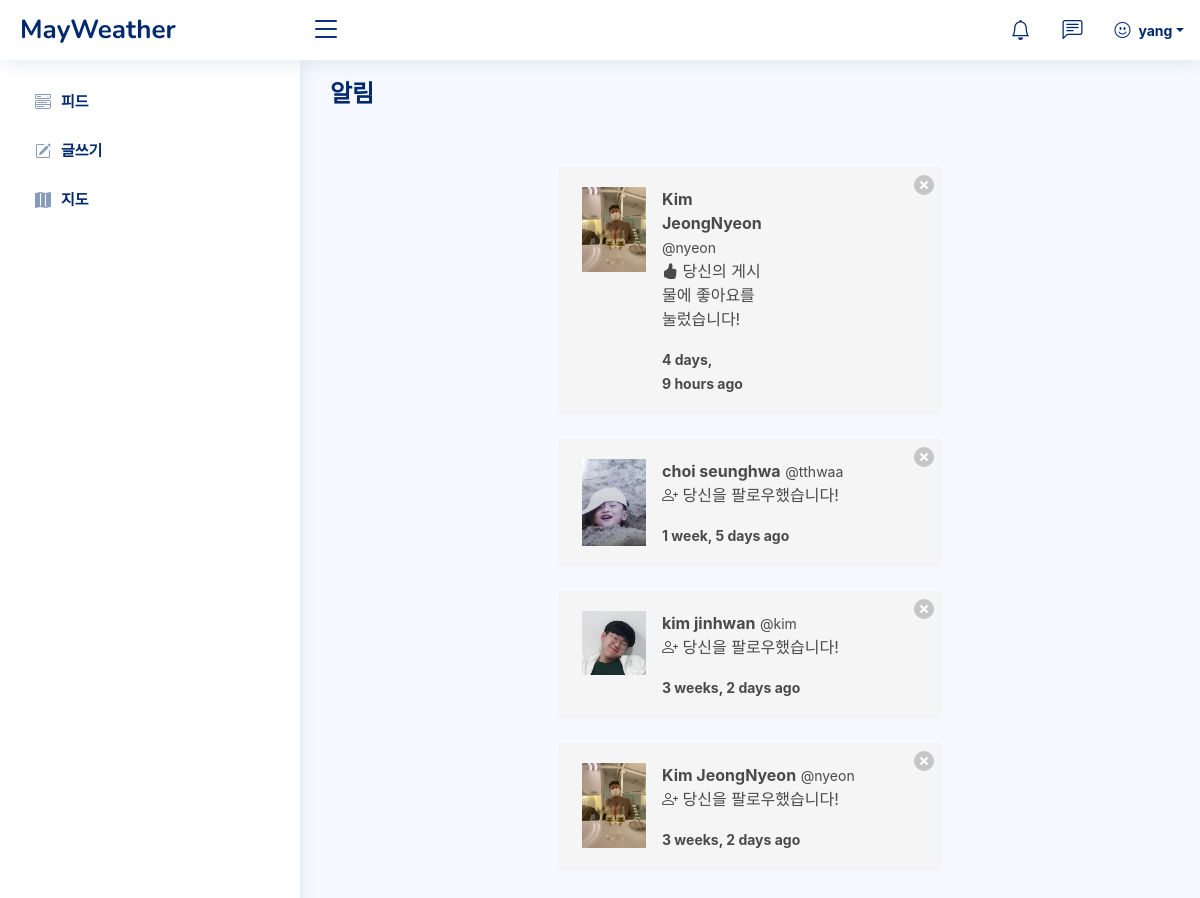
Screenshot of /notifications/ (signed in) with the database file from the repository.
### notifications/models.py (models this page shows)
class Notification(models.Model):
	NOTIFICATION_TYPES = ((1,'Like'),(2,'Comment'), (3,'Follow'))
	post = models.ForeignKey('post.Post', on_delete=models.CASCADE, related_name="noti_post", blank=True, null=True)
	sender = models.ForeignKey(User, on_delete=models.CASCADE, related_name="noti_from_user")
	user = models.ForeignKey(User, on_delete=models.CASCADE, related_name="noti_to_user")
	notification_type = models.IntegerField(choices=NOTIFICATION_TYPES)
	text_preview = models.CharField(max_length=90, blank=True)
	date = models.DateTimeField(auto_now_add=True)
	is_seen = models.BooleanField(default=False)

### authy/models.py (models this page shows, shortened)
class Profile(models.Model):
	user = models.OneToOneField(User, on_delete=models.CASCADE, related_name='profile')
	first_name = models.CharField(max_length=50, null=True, blank=True)
	last_name = models.CharField(max_length=50, null=True, blank=True)
	location = models.CharField(max_length=50, null=True, blank=True)
	url = models.CharField(max_length=80, null=True, blank=True)
	profile_info = models.TextField(max_length=150, null=True, blank=True)
	created = models.DateField(auto_now_add=True)
	favorites = models.ManyToManyField(Post)
	picture = models.ImageField(upload_to=user_directory_path, blank=True, null=True, verbose_name='Picture')

### notifications/views.py (the view)
# urls.py: path('', ShowNOtifications, name='show-notifications'),
def ShowNOtifications(request):
	user = request.user
	notifications = Notification.objects.filter(user=user).order_by('-date')
	Notification.objects.filter(user=user, is_seen=False).update(is_seen=True)
	template = loader.get_template('notifications.html')
	context = {
		'notifications': notifications,
	}
	return HttpResponse(template.render(context, request))

### direct/views.py (called while the page is built)
def checkDirects(request):
	directs_count = 0
	if request.user.is_authenticated:
		directs_count = Message.objects.filter(user=request.user, is_read=False).count()
	return {'directs_count':directs_count}

### notifications/views.py (called while the page is built)
def CountNotifications(request):
	count_notifications = 0
	if request.user.is_authenticated:
		count_notifications = Notification.objects.filter(user=request.user, is_seen=False).count()
	return {'count_notifications':count_notifications}

### mayweather/templates/notifications.html (shortened to what this page needs)
{% extends 'base.html' %}
{% load static %}
{% load humanize %}
{% block content %}
<main id="main" class="main">
  <div class="pagetitle">
    <h1>알림</h1>
  </div>
<section class="section dashboard">
    <div class="columns is-mobile is-centered">
    <div class="column is-half">
{% for notification in notifications %}
{% if notification.notification_type == 3 %}
      <div class="notification">
      <a href="{% url 'delete-notification' notification.id %}" class="delete"></a>
      <article class="media">
  <figure class="media-left">
    <p class="image is-64x64">
          {% if notification.sender.profile.picture %}
            <img src="{{ notification.sender.profile.picture.url }}" alt="Placeholder image">
          {% else %}
            <img src="https://bulma.io/images/placeholders/96x96.png" alt="Placeholder image">
        {% endif %}
    </p>
  </figure>
  <div class="media-content">
    <div class="content">
        <strong>{{ notification.sender.profile.first_name }} {{ notification.sender.profile.last_name }}</strong> <small>@{{ notification.sender.username }}</small>
        <br>
        <p><i class="bi bi-person-plus"></i> 당신을 팔로우했습니다!</p>
        <strong><small>{{ notification.date|naturaltime }}</small></strong>
    </div>
  </div>
</article>
      </div>
{% endif %}
{% if notification.notification_type == 1 %}
      <div class="notification">
      <a href="{% url 'delete-notification' notification.id %}" class="delete"></a>
      <article class="media">
  <figure class="media-left">
    <p class="image is-64x64">
        {% if notification.sender.profile.picture %}
            <img src="{{ notification.sender.profile.picture.url }}" alt="Placeholder image">
          {% else %}
            <img src="https://bulma.io/images/placeholders/96x96.png" alt="Placeholder image">
        {% endif %}
    </p>
  </figure>
  <div class="media-content">
    <div class="content">
        <strong>{{ notification.sender.profile.first_name }} {{ notification.sender.profile.last_name }}</strong> <small>@{{ notification.sender.username }}</small>
        <br>
        <p><i class="bi bi-hand-thumbs-up-fill"></i> 당신의 게시물에 좋아요를 눌렀습니다!</p>
        <strong><small>{{ notification.date|naturaltime }}</small></strong>
    </div>
  </div>
  <div class="media-right">
    <figure class="image is-128x128">
  </figure>
  </div>
</article>
      </div>
{% endif %}
{% endfor %}
    </div>
    </div>
  </section>
</main>
{% endblock %}

### mayweather/templates/base.html (shortened to what this page needs)
{% load static %}
<!DOCTYPE html>
<html lang="en">
<head>
  <link href="{% static 'assets/vendor/bootstrap/css/bootstrap.min.css' %}" rel="stylesheet">
  <link href="{% static 'assets/vendor/bootstrap-icons/bootstrap-icons.css' %}" rel="stylesheet">
  <link href="{% static 'assets/vendor/remixicon/remixicon.css' %}" rel="stylesheet">
  <link href="{% static 'assets/vendor/boxicons/css/boxicons.min.css' %}" rel="stylesheet">
  <link href="{% static 'assets/vendor/quill/quill.snow.css' %}" rel="stylesheet">
  <link href="{% static 'assets/vendor/quill/quill.bubble.css' %}" rel="stylesheet">
  <link href="{% static 'assets/vendor/simple-datatables/style.css' %}" rel="stylesheet">
  <link href="{% static 'assets/css/style.css' %}" rel="stylesheet">
  <link href="{% static 'css/bulma.min.css' %}" rel="stylesheet">
</head>
<body>
  <header id="header" class="header fixed-top d-flex align-items-center">
    <div class="d-flex align-items-center justify-content-between">
      <a href="{% url 'index' %}" class="logo d-flex align-items-center">
        <span class="d-none d-lg-block">MayWeather</span>
      </a>
      <i class="bi bi-list toggle-sidebar-btn"></i>
    </div>
    <nav class="header-nav ms-auto">
      <ul class="d-flex align-items-center">
        <li class="nav-item dropdown">
          <a class="nav-link nav-icon" href="{% url 'show-notifications' %}">
            <i class="bi bi-bell"></i>
          </a>
        </li>
        <li class="nav-item dropdown">
          <a class="nav-link nav-icon" href="{% url 'inbox' %}">
            <i class="bi bi-chat-left-text"></i>
          </a>
        </li>
        <li class="nav-item dropdown pe-3">
          <a class="nav-link nav-profile d-flex align-items-center pe-0" href="#" data-bs-toggle="dropdown">
            <i class="bi bi-emoji-smile"></i>
            <span class="d-none d-md-block dropdown-toggle ps-2"><strong>{{ request.user }}</strong></span>
          </a>
        </li>
      </ul>
    </nav>
  </header>
  <aside id="sidebar" class="sidebar">
    <ul class="sidebar-nav" id="sidebar-nav">
      <li class="nav-item">
        <a class="nav-link collapsed" href="{% url 'index' %}">
          <i class="bi bi-menu-button-wide"></i>
          <span>피드</span>
        </a>
      </li>
      <li class="nav-item">
        <a class="nav-link collapsed" href="{% url 'newpost' %}">
          <i class="bi bi-pencil-square"></i>
          <span>글쓰기</span>
        </a>
      </li>
      <li class="nav-item">
        <a class="nav-link collapsed" href="{% url 'map' %}">
          <i class="bi bi-map-fill"></i>
          <span>지도</span>
        </a>
      </li>
    </ul>
  </aside>
        {% block content %}
        {% endblock %}
  {% include "footer.html" %}

### mayweather/static/assets/css/style.css (style rules this page uses)
:root { scroll-behavior: smooth; }
body { font-family: "Open Sans", sans-serif; background: #f6f9ff; color: #444444; }
a { color: #4154f1; text-decoration: none; }
h1, h2, h3, h4, h5, h6 { font-family: "Nunito", sans-serif; }
#main { margin-top: 60px; padding: 20px 30px; transition: all 0.3s; }
.pagetitle { margin-bottom: 10px; }
.pagetitle h1 { font-size: 24px; margin-bottom: 0; font-weight: 600; color: #012970; }
.logo { line-height: 1; }
@media (min-width: 1200px) { .logo { width: 280px; } }
.logo span { font-size: 26px; font-weight: 700; color: #012970; font-family: "Nunito", sans-serif; }
.header { transition: all 0.5s; z-index: 997; height: 60px; box-shadow: 0px 2px 20px rgba(1, 41, 112, 0.1); background-color: #fff; padding-left: 20px; }
.header .toggle-sidebar-btn { font-size: 32px; padding-left: 10px; cursor: pointer; color: #012970; }
.header-nav ul { list-style: none; }
.header-nav > ul { margin: 0; padding: 0; }
.header-nav .nav-icon { font-size: 20px; color: #012970; }
.header-nav .nav-profile { color: #012970; }
.header-nav .nav-profile span { font-size: 14px; font-weight: 600; }
.sidebar { position: fixed; top: 60px; left: 0; bottom: 0; width: 300px; z-index: 996; transition: all 0.3s; padding: 20px; overflow-y: auto; scrollbar-width: thin; scrollbar-color: #aab7cf transparent; box-shadow: 0px 0px 20px rgba(1, 41, 112, 0.1); background-color: #fff; }
@media (min-width: 1200px) { #main, #footer { margin-left: 300px; } }
.sidebar-nav { padding: 0; margin: 0; list-style: none; }
.sidebar-nav li { padding: 0; margin: 0; list-style: none; }
.sidebar-nav .nav-item { margin-bottom: 5px; }
.sidebar-nav .nav-link { display: flex; align-items: center; font-size: 15px; font-weight: 600; color: #4154f1; transition: 0.3; background: #f6f9ff; padding: 10px 15px; border-radius: 4px; }
.sidebar-nav .nav-link i { font-size: 16px; margin-right: 10px; color: #4154f1; }
.sidebar-nav .nav-link.collapsed { color: #012970; background: #fff; }
.sidebar-nav .nav-link.collapsed i { color: #899bbd; }

### rows the page displays
Notification: sender.profile.picture (placeholder picture), sender.profile.first_name "Kim", sender.profile.last_name "JeongNyeon", sender.username "nyeon", date "4 days, 9 hours ago"
Notification: sender.profile.picture (placeholder picture), sender.profile.first_name "choi", sender.profile.last_name "seunghwa", sender.username "tthwaa", date "1 week, 5 days ago"
Notification: sender.profile.picture (placeholder picture), sender.profile.first_name "kim", sender.profile.last_name "jinhwan", sender.username "kim", date "3 weeks, 2 days ago"
Notification: sender.profile.picture (placeholder picture), sender.profile.first_name "Kim", sender.profile.last_name "JeongNyeon", sender.username "nyeon", date "3 weeks, 2 days ago"

### other values shown
{{ request.user }} "yang"
